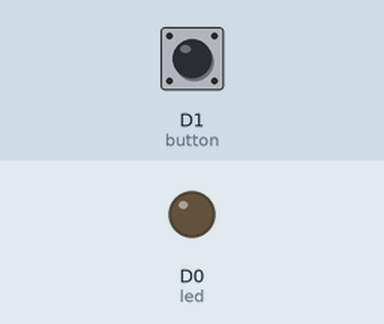
Simulated run of this sketch. Board: ESP8266 (NodeMCU). Shown: output pins drawn as LEDs (lit = HIGH). Dashed ring = blinking. Inputs (shaded band) come from the test bench; at power-on: D1 (button) LOW.

Above: at 1.2 s.
1.3 s: D1 (button) pulled HIGH for 1 s
At 1.75 s:
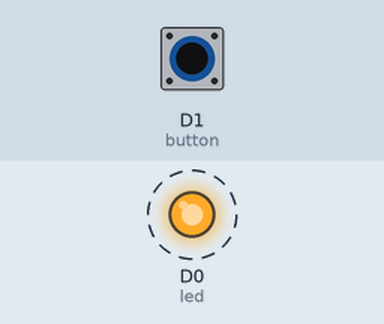
4.0 s: D1 (button) pulled HIGH for 0.15 s
At 5.0 s:
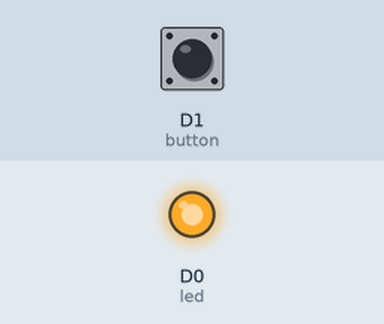
5.8 s: D1 (button) pulled HIGH for 3.2 s
At 9.8 s:
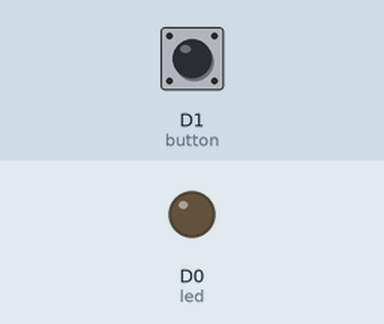
Timing chart, 0 to 11.3 s (numbered marks = the images above; inputs shaded):
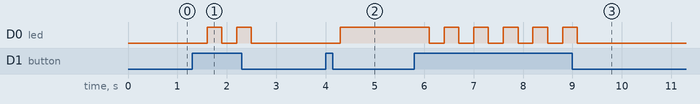

Measured:
- after the input at 1.3 s, D0 (led): alternates HIGH for 0.30 s and LOW for 0.30 s, 4 changes in all, then stays LOW, starting after 0.30 s
- after the input at 4.0 s, D0 (led): LOW → HIGH after 0.30 s
- after the input at 5.8 s, D0 (led): alternates HIGH for 0.30 s and LOW for 0.30 s, 11 changes in all, then stays LOW, starting after 0.30 s

The sketch:

led-control-button.ino
```cpp
int button = D1;
int nilaibutton;
int count = 0;

int led = D0;

void setup() {
  pinMode(button, INPUT);
  pinMode(led, OUTPUT);
}

void loop() {
  nilaibutton = digitalRead(button);

  if (nilaibutton == HIGH) {
    count++;
    delay(300); // debounce
    if (count == 1) {
      digitalWrite(led, HIGH);
    } else if (count == 2) {
      digitalWrite(led, LOW);
      count = 0;
    }
  }
}
```
